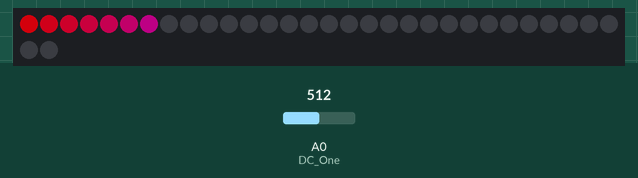
Recording of a sketch running on a simulated ATtiny85, built with avr-gcc and run on an emulated ATtiny85. On the bench: 32 RGB LEDs in strip order, left to right, continuing on the next row. Inputs (shaded band) come from the test bench; at power-on: A0 (DC_One) = 512. Dim RGB values are drawn brighter than linear.

Above: at 1.2 s.
1.3 s: A0 (DC_One) set to 90
At 2.5 s:
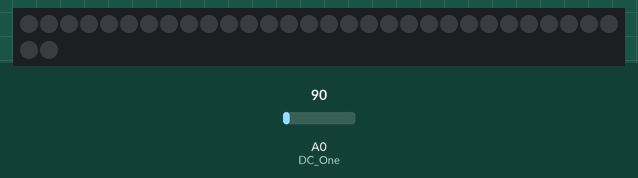
2.8 s: A0 (DC_One) set to 110
At 3.6 s:
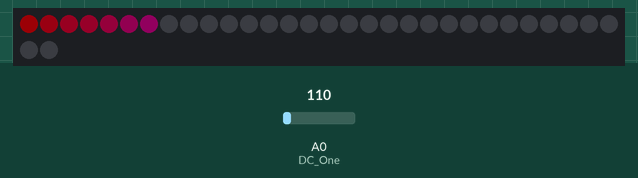
4.3 s: A0 (DC_One) set to 0
At 4.9 s:
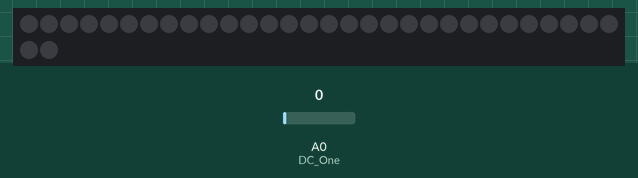
5.8 s: A0 (DC_One) set to 122
At 7.2 s:
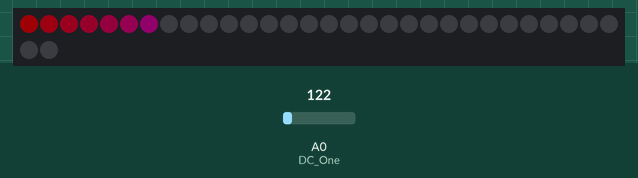
Timing chart, 0 to 8.3 s (numbered marks = the images above; inputs shaded):
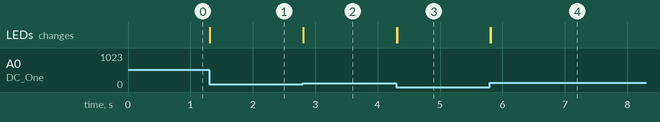

The sketch:

Equalizer_WS2801_MSGEQ7.ino
```cpp
#define STROBE 4
#define RESET 5
#define DC_One A0
#define DC_Two A1

#include "Adafruit_WS2801.h"
#include "SPI.h" // Comment out this line if using Trinket or Gemma
#ifdef __AVR_ATtiny85__
#include <avr/power.h>
#endif

int freq_amp;
int Frequencies_One[7];
int Frequencies_Two[7];
int DC_One_Data;
int DC_Two_Data;
int i;

uint8_t dataPin  = 2;    // Yellow wire on Adafruit Pixels
uint8_t clockPin = 3;    // Green wire on Adafruit Pixels

Adafruit_WS2801 strip = Adafruit_WS2801(32, dataPin, clockPin);

void setup() {
  //Set spectrum Shield pin configurations
  pinMode(STROBE, OUTPUT);
  pinMode(RESET, OUTPUT);
  pinMode(DC_One, INPUT);
  pinMode(DC_Two, INPUT);

  //Initialize Spectrum Analyzers
  digitalWrite(STROBE, LOW);
  digitalWrite(RESET, LOW);

#if defined(__AVR_ATtiny85__) && (F_CPU == 16000000L)
  clock_prescale_set(clock_div_1); // Enable 16 MHz on Trinket
#endif

  strip.begin();
  strip.show();
}

void loop() {
  Read_Frequencies();
  EQ();
}

void EQ() {
  strip.setPixelColor(0,map(Frequencies_One[0],0,1023,0,255),0,map(Frequencies_One[0],0,1023,0,15));
  strip.setPixelColor(1,map(Frequencies_One[1],0,1023,0,239),0,map(Frequencies_One[1],0,1023,0,31));
  strip.setPixelColor(2,map(Frequencies_One[2],0,1023,0,223),0,map(Frequencies_One[2],0,1023,0,47));
  strip.setPixelColor(3,map(Frequencies_One[3],0,1023,0,207),0,map(Frequencies_One[3],0,1023,0,63));
  strip.setPixelColor(4,map(Frequencies_One[4],0,1023,0,191),0,map(Frequencies_One[4],0,1023,0,79));
  strip.setPixelColor(5,map(Frequencies_One[5],0,1023,0,175),0,map(Frequencies_One[5],0,1023,0,95));
  strip.setPixelColor(6,map(Frequencies_One[6],0,1023,0,159),0,map(Frequencies_One[6],0,1023,0,111));


  strip.show();
}

void Read_Frequencies() {
  digitalWrite(RESET, HIGH);
  delayMicroseconds(200);
  digitalWrite(RESET, LOW);
  delayMicroseconds(200);

  for (freq_amp = 0; freq_amp < 7; freq_amp++)
  {
    digitalWrite(STROBE, HIGH);
    delayMicroseconds(50);
    digitalWrite(STROBE, LOW);
    delayMicroseconds(50);

    DC_One_Data = analogRead(DC_One);

    if(DC_One_Data <= 100){
      Frequencies_One[freq_amp] = 0;
      }else{
      Frequencies_One[freq_amp] = DC_One_Data;
      }

  }
}
```

Measured:
- after the input at 1.3 s, the LEDs: change at once (image 1)
- after the input at 2.8 s, the LEDs: change at once (image 2)
- after the input at 4.3 s, the LEDs: first change at once (image 3 shows a later state)
- after the input at 5.8 s, the LEDs: first change at once (image 4 shows a later state)
